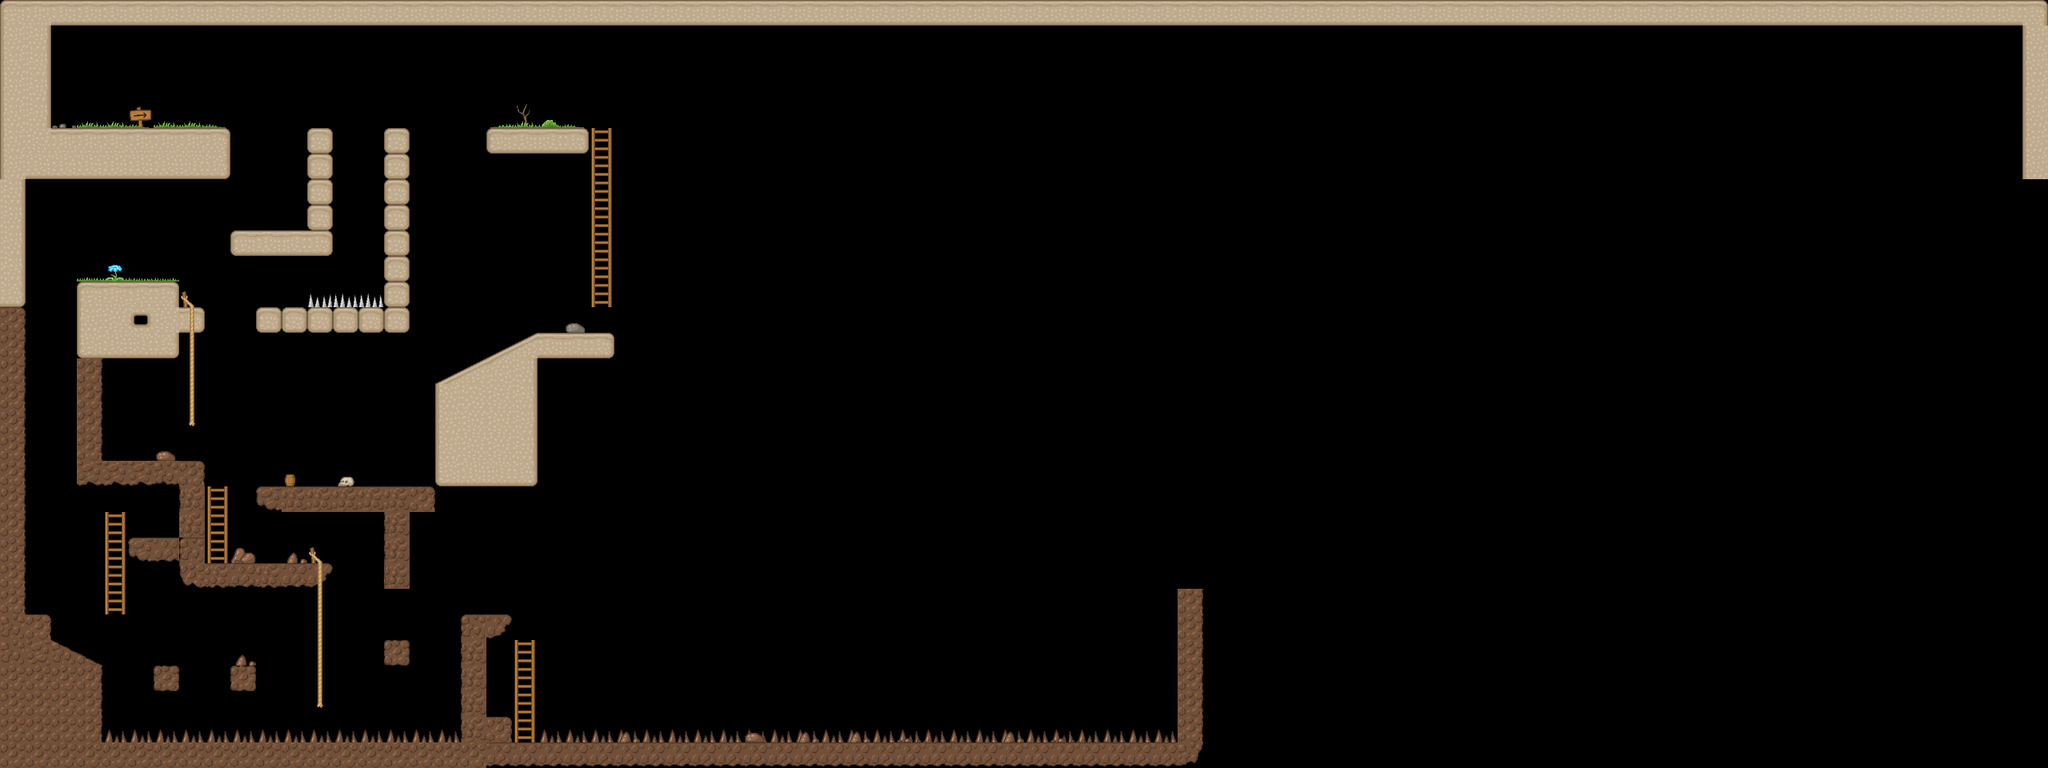

A level layout from a 2D game, rendered from its tile map. Below: a short description, then the map file with tile-grid data replaced by summaries:
An orthogonal 80x30 tile map with 32x32 px tiles, 2 tile layers (Слой тайлов 1, Слой тайлов 2) and 41 objects (26x solid, 6x ladder, 5x enemy, player, SlopeLeft, ...).

<map version="1.0" orientation="orthogonal" width="80" height="30" tilewidth="32" tileheight="32">
 <tileset firstgid="1" name="tileset2" tilewidth="32" tileheight="32">
  <image source="files/images/tileset2.png" width="384" height="384" />
 </tileset>
 <layer name="Слой тайлов 1" width="80" height="30">
  <data>[2400 cells, 363 non-empty, 55 distinct tile ids]</data>
 </layer>
 <layer name="Слой тайлов 2" width="80" height="30">
  <data>[2400 cells, 57 non-empty, 26 distinct tile ids]</data>
 </layer>
 <objectgroup draworder="topdown" name="Слой объектов 1" width="80" height="30">
  <object name="player" x="136" y="75" width="26" height="20" />
  <object name="solid" x="671" y="417" width="97" height="28" />
  <object name="solid" x="386" y="160" width="24" height="156" />
  <object name="solid" x="290" y="287" width="120" height="32" />
  <object name="solid" x="480" y="159" width="29" height="253" />
  <object name="solid" x="321" y="386" width="187" height="28" />
  <object name="solid" x="98" y="351" width="123" height="95" />
  <object name="solid" x="8" y="928" width="1495" height="30" />
  <object name="solid" x="31" y="765" width="30" height="39" />
  <object name="solid" x="23" y="836" width="104" height="87" />
  <object name="solid" x="578" y="769" width="28" height="158" />
  <object name="solid" x="611" y="159" width="121" height="31" />
  <object name="ladder" x="747" y="157" width="11" height="225" />
  <object name="ladder" x="236" y="370" width="9" height="161" />
  <object name="ladder" x="267" y="610" width="11" height="89" />
  <object name="ladder" x="140" y="640" width="9" height="128" />
  <object name="ladder" x="393" y="693" width="9" height="199" />
  <object name="ladder" x="652" y="813" width="10" height="99" />
  <object name="SlopeLeft" x="74" y="807" width="52" height="25" />
  <object name="SlopeRight" x="546" y="424" width="110" height="55" />
  <object name="solid" x="62" y="161" width="222" height="64" />
  <object name="solid" x="320" y="606" width="224" height="34" />
  <object name="solid" x="260" y="705" width="121" height="29" />
  <object name="solid" x="96" y="450" width="27" height="153" />
  <object name="solid" x="124" y="579" width="126" height="26" />
  <object name="solid" x="225" y="604" width="28" height="126" />
  <object name="solid" x="162" y="669" width="59" height="29" />
  <object name="solid" x="190" y="830" width="34" height="31" />
  <object name="solid" x="287" y="828" width="34" height="34" />
  <object name="solid" x="478" y="800" width="34" height="34" />
  <object name="solid" x="606" y="769" width="33" height="14" />
  <object name="solid" x="545" y="479" width="124" height="126" />
  <object name="solid" x="1" y="221" width="26" height="544" />
  <object name="solid" x="26" y="29" width="35" height="151" />
  <object name="solid" x="481" y="639" width="30" height="98" />
  <object name="enemy" gid="45" x="673" y="143" />
  <object name="enemy" gid="45" x="457" y="589" />
  <object name="enemy" gid="45" x="339" y="689" />
  <object name="enemy" gid="45" x="165" y="560" />
  <object name="enemy" gid="45" x="197" y="560" />
  <object name="MovingPlatform" x="1024" y="759" width="117" height="22" />
 </objectgroup>
</map>
